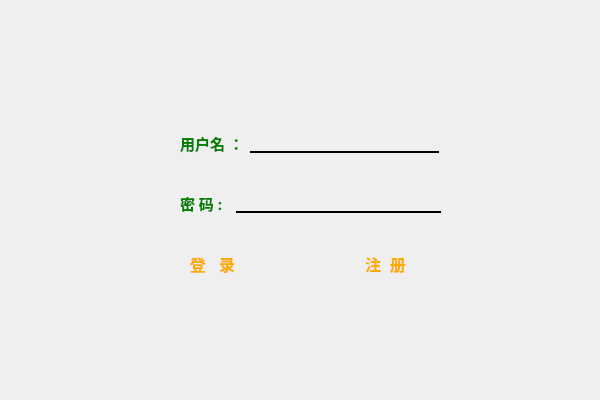
<?xml version="1.0" encoding="UTF-8"?>
<ui version="4.0">
 <class>login</class>
 <widget class="QWidget" name="login">
  <property name="geometry">
   <rect>
    <x>0</x>
    <y>0</y>
    <width>600</width>
    <height>400</height>
   </rect>
  </property>
  <property name="windowTitle">
   <string>SuperCalendar-登录</string>
  </property>
  <property name="windowIcon">
   <iconset theme="accessories-calculator">
    <normaloff>.</normaloff>.</iconset>
  </property>
  <property name="styleSheet">
   <string notr="true"/>
  </property>
  <widget class="QWidget" name="widget_3" native="true">
   <property name="geometry">
    <rect>
     <x>0</x>
     <y>0</y>
     <width>600</width>
     <height>400</height>
    </rect>
   </property>
   <property name="font">
    <font>
     <pointsize>10</pointsize>
    </font>
   </property>
   <property name="cursor">
    <cursorShape>ArrowCursor</cursorShape>
   </property>
   <property name="styleSheet">
    <string notr="true">#widget_3{
	border-image: url(:/res/img16.jpg);


}</string>
   </property>
   <widget class="QWidget" name="widget" native="true">
    <property name="geometry">
     <rect>
      <x>180</x>
      <y>120</y>
      <width>259</width>
      <height>46</height>
     </rect>
    </property>
    <property name="font">
     <font>
      <pointsize>9</pointsize>
      <bold>false</bold>
     </font>
    </property>
    <property name="mouseTracking">
     <bool>false</bool>
    </property>
    <property name="styleSheet">
     <string notr="true"/>
    </property>
    <layout class="QHBoxLayout" name="horizontalLayout">
     <item>
      <widget class="QLabel" name="label">
       <property name="font">
        <font>
         <family>黑体</family>
         <pointsize>11</pointsize>
         <bold>true</bold>
        </font>
       </property>
       <property name="styleSheet">
        <string notr="true">color:green; 
</string>
       </property>
       <property name="text">
        <string>用户名 ：</string>
       </property>
      </widget>
     </item>
     <item>
      <widget class="QLineEdit" name="id">
       <property name="font">
        <font>
         <bold>true</bold>
        </font>
       </property>
       <property name="autoFillBackground">
        <bool>false</bool>
       </property>
       <property name="styleSheet">
        <string notr="true">background:transparent;
border:1.8px solid;
border-color: rgb(0, 0, 0);
border-top-color: rgba(0, 0, 0, 0);
border-left-color: rgba(0, 0, 0, 0);
border-right-color: rgba(0, 0, 0, 0);
color:green; 

</string>
       </property>
      </widget>
     </item>
    </layout>
   </widget>
   <widget class="QWidget" name="widget_2" native="true">
    <property name="geometry">
     <rect>
      <x>180</x>
      <y>180</y>
      <width>261</width>
      <height>46</height>
     </rect>
    </property>
    <layout class="QHBoxLayout" name="horizontalLayout_2">
     <item>
      <widget class="QLabel" name="label_2">
       <property name="font">
        <font>
         <family>黑体</family>
         <pointsize>11</pointsize>
         <bold>true</bold>
        </font>
       </property>
       <property name="styleSheet">
        <string notr="true">color:green</string>
       </property>
       <property name="text">
        <string>密 码 :  </string>
       </property>
      </widget>
     </item>
     <item>
      <widget class="QLineEdit" name="password">
       <property name="font">
        <font>
         <bold>true</bold>
        </font>
       </property>
       <property name="styleSheet">
        <string notr="true">background:transparent;
border:1.8px solid;
border-color: rgb(0, 0, 0);
border-top-color: rgba(0, 0, 0, 0);
border-left-color: rgba(0, 0, 0, 0);
border-right-color: rgba(0, 0, 0, 0);
color:green; 

</string>
       </property>
       <property name="echoMode">
        <enum>QLineEdit::Password</enum>
       </property>
      </widget>
     </item>
    </layout>
   </widget>
   <widget class="QPushButton" name="signup">
    <property name="geometry">
     <rect>
      <x>350</x>
      <y>250</y>
      <width>71</width>
      <height>28</height>
     </rect>
    </property>
    <property name="font">
     <font>
      <pointsize>12</pointsize>
      <bold>true</bold>
     </font>
    </property>
    <property name="cursor">
     <cursorShape>PointingHandCursor</cursorShape>
    </property>
    <property name="styleSheet">
     <string notr="true">border:none;background:transparent;

color: rgb(255, 170, 0);</string>
    </property>
    <property name="text">
     <string>注  册</string>
    </property>
   </widget>
   <widget class="QPushButton" name="log">
    <property name="geometry">
     <rect>
      <x>137</x>
      <y>250</y>
      <width>151</width>
      <height>28</height>
     </rect>
    </property>
    <property name="font">
     <font>
      <pointsize>12</pointsize>
      <bold>true</bold>
     </font>
    </property>
    <property name="cursor">
     <cursorShape>PointingHandCursor</cursorShape>
    </property>
    <property name="styleSheet">
     <string notr="true">border:none;background:transparent;
color: rgb(255, 170, 0);</string>
    </property>
    <property name="text">
     <string>登   录</string>
    </property>
   </widget>
  </widget>
 </widget>
 <resources/>
 <connections/>
</ui>
